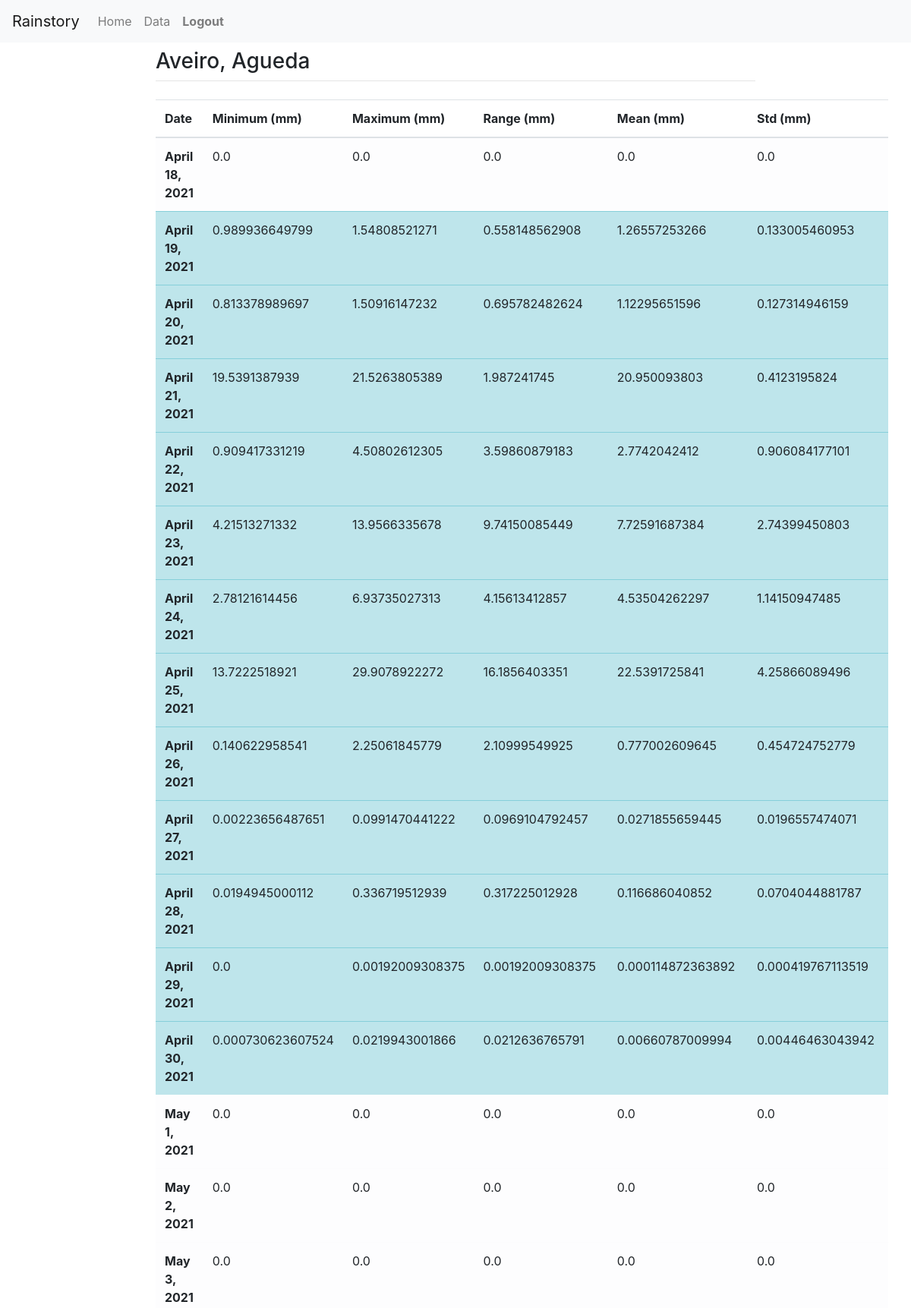
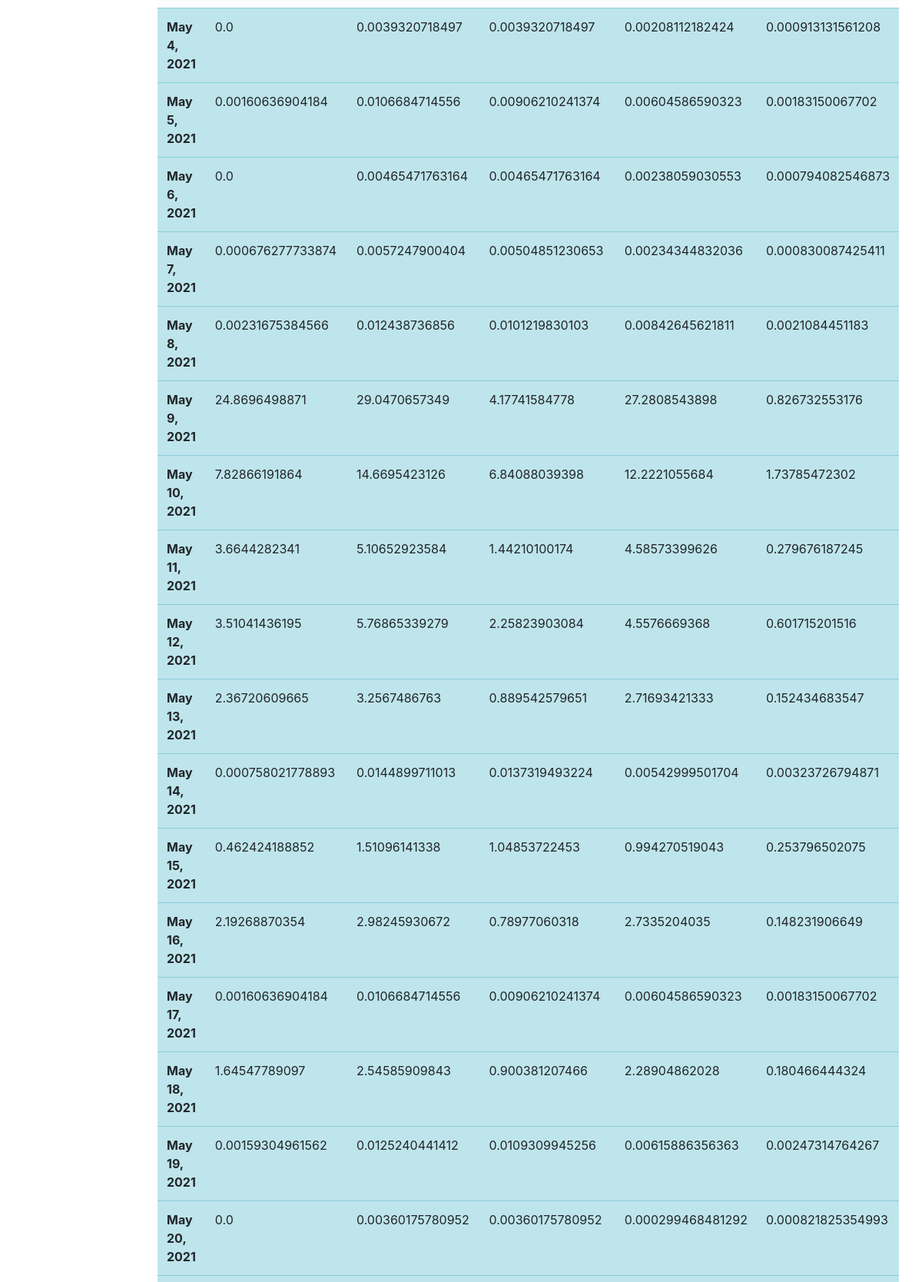
Screenshot of /aveiro/agueda (signed in, upper part) with the database file from the repository (2 pictures, top to bottom).
### main/models.py (models this page shows, shortened)
class RainTable(models.Model):
	district = models.CharField(max_length=50)
	county = models.CharField(max_length=50)
	county_code = models.CharField(max_length=5)

class RainDay(models.Model):
	rainTable = models.ForeignKey(RainTable, on_delete=models.CASCADE)
	rd_date = models.DateField()
	rd_minimum = models.FloatField()
	rd_maximum = models.FloatField()
	rd_range = models.FloatField()
	rd_mean = models.FloatField()
	rd_std = models.FloatField()

### main/views.py (the view)
# urls.py: path("<str:district>/<str:county>", views.show, name="show"),
def show(response, district, county):
    if response.user.is_authenticated:
        rt = RainTable.objects.get(county=county)
        return render(response, "main/show.html", {
                                                    "rt":rt,
                                                    "district":district,
                                                    "county":county,
                                                    })
    return HttpResponseRedirect("/login")

### main/templates/main/show.html (shortened to what this page needs)
{% extends "main/base.html" %}
{% block content %}
<h3 class="mt-2">{{district.capitalize}}, {{county.capitalize}}</h3>
<hr class="mt-0 mb-4">
<table class="table table-hover">
    <thead>
      <tr>
        <th scope="col">Date</th>
        <th scope="col">Minimum (mm)</th>
        <th scope="col">Maximum (mm)</th>
        <th scope="col">Range (mm)</th>
        <th scope="col">Mean (mm)</th>
        <th scope="col">Std (mm)</th>
      </tr>
    </thead>
    <tbody>
        {% for rd in rt.rainday_set.all %}
            {% if rd.rd_maximum > 0 %}
            <tr class="table-info">
            {% else %}
            <tr class="table-light">
            {% endif %}
            <th scope="row">{{rd.rd_date}}</th>
            <td>{{rd.rd_minimum}}</td>
            <td>{{rd.rd_maximum}}</td>
            <td>{{rd.rd_range}}</td>
            <td>{{rd.rd_mean}}</td>
            <td>{{rd.rd_std}}</td>
        </tr>
        {% endfor %}
    </tbody>
  </table>
{% endblock %}

### main/templates/main/base.html (shortened to what this page needs)
<!doctype html>
<html>
<head>
	<link rel="stylesheet" href="https://stackpath.bootstrapcdn.com/bootstrap/4.3.1/css/bootstrap.min.css">
</head>
<body>
	<nav class="navbar navbar-expand-lg navbar-light bg-light">
		<a class="navbar-brand" href="#">Rainstory</a>
		<div class="collapse navbar-collapse" id="navbarTogglerDemo02">
		  <ul class="navbar-nav mr-auto mt-2 mt-lg-0">
			{% if request.user.is_authenticated %}
			<li class="nav-item">
				<a class="nav-link" href="/">Home</a>
			</li>
			<li class="nav-item">
				<a class="nav-link" href="/view">Data</a>
			</li>
			<li class="nav-item">
				<a class="nav-link text-black font-weight-bold" href="/logout">Logout</a>
			</li>
     		{% endif %}
		  </ul>
		</div>
	  </nav>
	<div id="content" name="content" class="main">
		<div class="row justify-content-center">
			<div class="col-8">
				{% block content %}
				{% endblock %}
			</div>
		</div>
	</div>
</body>
</html>

### rows the page displays
RainTable: capitalize "Aveiro", capitalize "Agueda"
RainDay: rd_date "April 18, 2021", rd_minimum "0.0", rd_maximum "0.0", rd_range "0.0", rd_mean "0.0", rd_std "0.0"
RainDay: rd_date "April 19, 2021", rd_minimum "0.989936649799", rd_maximum "1.54808521271", rd_range "0.558148562908", rd_mean "1.26557253266", rd_std "0.133005460953"
RainDay: rd_date "April 20, 2021", rd_minimum "0.813378989697", rd_maximum "1.50916147232", rd_range "0.695782482624", rd_mean "1.12295651596", rd_std "0.127314946159"
RainDay: rd_date "April 21, 2021", rd_minimum "19.5391387939", rd_maximum "21.5263805389", rd_range "1.987241745", rd_mean "20.950093803", rd_std "0.4123195824"
RainDay: rd_date "April 22, 2021", rd_minimum "0.909417331219", rd_maximum "4.50802612305", rd_range "3.59860879183", rd_mean "2.7742042412", rd_std "0.906084177101"
RainDay: rd_date "April 23, 2021", rd_minimum "4.21513271332", rd_maximum "13.9566335678", rd_range "9.74150085449", rd_mean "7.72591687384", rd_std "2.74399450803"
RainDay: rd_date "April 24, 2021", rd_minimum "2.78121614456", rd_maximum "6.93735027313", rd_range "4.15613412857", rd_mean "4.53504262297", rd_std "1.14150947485"
RainDay: rd_date "April 25, 2021", rd_minimum "13.7222518921", rd_maximum "29.9078922272", rd_range "16.1856403351", rd_mean "22.5391725841", rd_std "4.25866089496"
RainDay: rd_date "April 26, 2021", rd_minimum "0.140622958541", rd_maximum "2.25061845779", rd_range "2.10999549925", rd_mean "0.777002609645", rd_std "0.454724752779"
RainDay: rd_date "April 27, 2021", rd_minimum "0.00223656487651", rd_maximum "0.0991470441222", rd_range "0.0969104792457", rd_mean "0.0271855659445", rd_std "0.0196557474071"
RainDay: rd_date "April 28, 2021", rd_minimum "0.0194945000112", rd_maximum "0.336719512939", rd_range "0.317225012928", rd_mean "0.116686040852", rd_std "0.0704044881787"
RainDay: rd_date "April 29, 2021", rd_minimum "0.0", rd_maximum "0.00192009308375", rd_range "0.00192009308375", rd_mean "0.000114872363892", rd_std "0.000419767113519"
RainDay: rd_date "April 30, 2021", rd_minimum "0.000730623607524", rd_maximum "0.0219943001866", rd_range "0.0212636765791", rd_mean "0.00660787009994", rd_std "0.00446463043942"
RainDay: rd_date "May 1, 2021", rd_minimum "0.0", rd_maximum "0.0", rd_range "0.0", rd_mean "0.0", rd_std "0.0"
RainDay: rd_date "May 2, 2021", rd_minimum "0.0", rd_maximum "0.0", rd_range "0.0", rd_mean "0.0", rd_std "0.0"
RainDay: rd_date "May 3, 2021", rd_minimum "0.0", rd_maximum "0.0", rd_range "0.0", rd_mean "0.0", rd_std "0.0"
RainDay: rd_date "May 4, 2021", rd_minimum "0.0", rd_maximum "0.0039320718497", rd_range "0.0039320718497", rd_mean "0.00208112182424", rd_std "0.000913131561208"
RainDay: rd_date "May 5, 2021", rd_minimum "0.00160636904184", rd_maximum "0.0106684714556", rd_range "0.00906210241374", rd_mean "0.00604586590323", rd_std "0.00183150067702"
RainDay: rd_date "May 6, 2021", rd_minimum "0.0", rd_maximum "0.00465471763164", rd_range "0.00465471763164", rd_mean "0.00238059030553", rd_std "0.000794082546873"
RainDay: rd_date "May 7, 2021", rd_minimum "0.000676277733874", rd_maximum "0.0057247900404", rd_range "0.00504851230653", rd_mean "0.00234344832036", rd_std "0.000830087425411"
RainDay: rd_date "May 8, 2021", rd_minimum "0.00231675384566", rd_maximum "0.012438736856", rd_range "0.0101219830103", rd_mean "0.00842645621811", rd_std "0.0021084451183"
RainDay: rd_date "May 9, 2021", rd_minimum "24.8696498871", rd_maximum "29.0470657349", rd_range "4.17741584778", rd_mean "27.2808543898", rd_std "0.826732553176"
RainDay: rd_date "May 10, 2021", rd_minimum "7.82866191864", rd_maximum "14.6695423126", rd_range "6.84088039398", rd_mean "12.2221055684", rd_std "1.73785472302"
RainDay: rd_date "May 11, 2021", rd_minimum "3.6644282341", rd_maximum "5.10652923584", rd_range "1.44210100174", rd_mean "4.58573399626", rd_std "0.279676187245"
RainDay: rd_date "May 12, 2021", rd_minimum "3.51041436195", rd_maximum "5.76865339279", rd_range "2.25823903084", rd_mean "4.5576669368", rd_std "0.601715201516"
RainDay: rd_date "May 13, 2021", rd_minimum "2.36720609665", rd_maximum "3.2567486763", rd_range "0.889542579651", rd_mean "2.71693421333", rd_std "0.152434683547"
RainDay: rd_date "May 14, 2021", rd_minimum "0.000758021778893", rd_maximum "0.0144899711013", rd_range "0.0137319493224", rd_mean "0.00542999501704", rd_std "0.00323726794871"
RainDay: rd_date "May 15, 2021", rd_minimum "0.462424188852", rd_maximum "1.51096141338", rd_range "1.04853722453", rd_mean "0.994270519043", rd_std "0.253796502075"
RainDay: rd_date "May 16, 2021", rd_minimum "2.19268870354", rd_maximum "2.98245930672", rd_range "0.78977060318", rd_mean "2.7335204035", rd_std "0.148231906649"
RainDay: rd_date "May 17, 2021", rd_minimum "0.00160636904184", rd_maximum "0.0106684714556", rd_range "0.00906210241374", rd_mean "0.00604586590323", rd_std "0.00183150067702"
RainDay: rd_date "May 18, 2021", rd_minimum "1.64547789097", rd_maximum "2.54585909843", rd_range "0.900381207466", rd_mean "2.28904862028", rd_std "0.180466444324"
RainDay: rd_date "May 19, 2021", rd_minimum "0.00159304961562", rd_maximum "0.0125240441412", rd_range "0.0109309945256", rd_mean "0.00615886356363", rd_std "0.00247314764267"
RainDay: rd_date "May 20, 2021", rd_minimum "0.0", rd_maximum "0.00360175780952", rd_range "0.00360175780952", rd_mean "0.000299468481292", rd_std "0.000821825354993"
